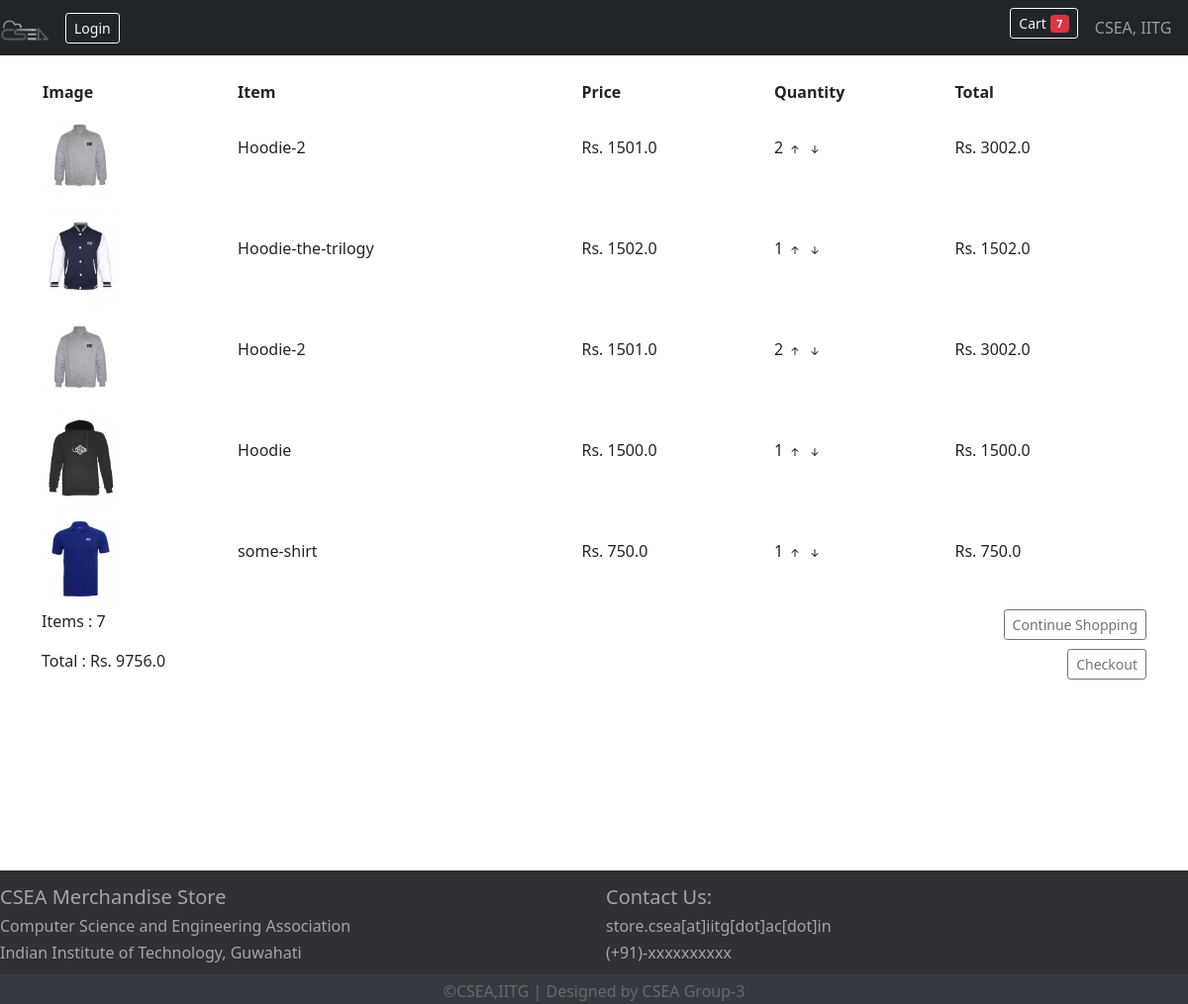
The app's page /cart/ (signed in) with its own data.
### store/models.py (models this page shows, shortened)
class Order(models.Model):
    customer = models.ForeignKey(Customer, on_delete = models.SET_NULL, null = True, blank = True)
    date_ordered =  models.DateTimeField(auto_now_add = True)
    complete = models.BooleanField(default = False)
    transaction_id = models.CharField(max_length = 100, null=True)
    @property
    def get_cart_total(self):
        orderitems = self.orderitem_set.all()
        total = sum([item.get_total for item in orderitems])
        return total
    @property
    def get_cart_items(self):
        orderitems = self.orderitem_set.all()
        total = sum([item.quantity for item in orderitems])
        return total

class OrderItem(models.Model):
    product = models.ForeignKey(Product, on_delete = models.SET_NULL, null=True)
    order = models.ForeignKey(Order, on_delete = models.SET_NULL, null=True)
    quantity = models.IntegerField(default=0, null=True, blank = True)
    date_added = models.DateTimeField(auto_now_add = True)
    @property
    def get_total(self):
        total = self.quantity*self.product.price
        return total

class Product(models.Model):
    name = models.CharField(max_length = 200)
    price = models.FloatField()
    digital = models.BooleanField(default = False, null = True, blank = True)
    image = models.ImageField(blank=True)

### store/views.py (the view)
# urls.py: path('cart/', views.cart, name="cart"),
def cart(request):
	if request.user.is_authenticated:
		customer = request.user.customer
		order, created = Order.objects.get_or_create(customer = customer, complete = False)
		items = order.orderitem_set.all()
	else:
		items = []
		order = {'get_cart_total':0, 'get_cart_items':0}
	context = {'items':items, 'order':order}
	return render(request, 'store/cart.html', context)

### store/templates/store/cart.html (shortened to what this page needs)
{% extends 'store/main.html' %}
{% load static %}
{% block content %}
    <div class="cart-row">
        <table style="width:100%">
                <tr>
                    <th>Image</th>
                    <th>Item</th>
                    <th>Price</th>
                    <th>Quantity</th>
                    <th>Total</th>
                </tr>
                {% for item in items %}
                <tr>
                    <td><img class="row-image" src="{{item.product.image.url}}"></td>
                    <td><p>{{item.product.name}}</p></td>
                    <td><p>Rs. {{item.product.price}}</p></td>
                    <td><p>
                    {{item.quantity}}
                        <svg xmlns="http://www.w3.org/2000/svg" width="16" height="16" fill="currentColor" class="bi bi-arrow-up-short" viewBox="0 0 16 16">
                            <path fill-rule="evenodd" d="M8 12a.5.5 0 0 0 .5-.5V5.707l2.146 2.147a.5.5 0 0 0 .708-.708l-3-3a.5.5 0 0 0-.708 0l-3 3a.5.5 0 1 0 .708.708L7.5 5.707V11.5a.5.5 0 0 0 .5.5z"/>
                        </svg>
                        <svg xmlns="http://www.w3.org/2000/svg" width="16" height="16" fill="currentColor" class="bi bi-arrow-down-short" viewBox="0 0 16 16">
                            <path fill-rule="evenodd" d="M8 4a.5.5 0 0 1 .5.5v5.793l2.146-2.147a.5.5 0 0 1 .708.708l-3 3a.5.5 0 0 1-.708 0l-3-3a.5.5 0 1 1 .708-.708L7.5 10.293V4.5A.5.5 0 0 1 8 4z"/>
                        </svg>
                    </p></td>
                    <td><p>Rs. {{item.get_total}}</p></td>
                </tr>
                {% endfor %}
        </table>
    </div>
    <div class="row">
        <div class="col-lg-12">
            <a href="{% url 'store' %}"><button  class="btn btn-outline-secondary btn-sm" style="float:right">Continue Shopping</button></a>
            <p style="float:left">Items : {{order.get_cart_items}}</p>
            <p style="float:left">Total : Rs. {{order.get_cart_total}}</p>
            <a href="{% url 'checkout' %}"><button  class="btn btn-outline-secondary btn-sm" style="float:right">Checkout</button></a>
        </div>
    </div>
{% endblock content %}

### store/templates/store/main.html (shortened to what this page needs)
<!DOCTYPE html>
{% load static %}
<html>
    <head> <link rel="icon">
        <link rel="stylesheet" type="text/css" href="{% static 'css/main.css' %}">
        <link href="https://cdn.jsdelivr.net/npm/bootstrap@5.0.0-beta1/dist/css/bootstrap.min.css" rel="stylesheet">
    </head>
<body>
    <nav class="navbar navbar-expand-lg navbar-dark bg-dark">
        <a class="navbar-brand" href="{% url 'store' %}">
            <img src="{% static 'images/csealogo.png' %}" width="50">
        </a>
        <ul class="navbar-nav ml-auto">
            <li class="nav-item">
                <a href="#" class="btn btn-outline-light btn-sm">
                    Login
                </a>
            </li>
        </ul>
        <ul class="navbar-nav ms-auto">
            <li class="nav-item mb-auto">
                <a href="{% url 'cart' %}">
                    <button type="button" class="btn btn-outline-light btn-sm">
                        Cart <span class="badge bg-danger">{{order.get_cart_items}}</span>
                      </button>
                </a>
            </li>
            <li class="navbar-text">
                &nbsp; &nbsp; CSEA, IITG &nbsp; &nbsp;
            </li>
        </ul>
    </nav>
<div class="container">
    <br>
    {% block content %}
    {% endblock content %}
</div>
<br>
<div class="footer" >
    <div class="row">
            <div class="col-lg-6">
                <h5>CSEA Merchandise Store</h5>
                <h6>Computer Science and Engineering Association</h6>
                <h6>Indian Institute of Technology, Guwahati</h6>
            </div>
            <div class="col-lg-6" >
                <h5>Contact Us:</h5>
                <h6>store.csea[at]iitg[dot]ac[dot]in</h6>
                <h6>(+91)-xxxxxxxxxx</h6>
            </div>
    </div>
    <div class="footer-bottom">
        &copy;CSEA,IITG | Designed by CSEA Group-3
    </div>
</div>
</body>
</html>

### static/css/main.css (style rules this page uses)
html, body { height: 100%; }
.container { min-height: 100%; }
.bg-dark { background-color: #303036; }
.row-image { width: auto; height: 100px; }
table { border-spacing: 50px 10px; }
.footer { background: #303036; color: #a5a5a5; height: 135px; position: relative; padding-top:15px; padding-bottom:5px; width: 100%; }
.footer .footer-bottom { background: #343a40; color: #686868; height: 30px; text-align: center; position: absolute; bottom: 0px; padding-top:5px; padding-bottom:5px; width: 100%; }

### records on screen
Order: get_cart_items "7", get_cart_total "9756.0"
OrderItem: product.image (picture), product.name "Hoodie-2", product.price "1501.0", quantity "2", get_total "3002.0"
OrderItem: product.image (picture), product.name "Hoodie-the-trilogy", product.price "1502.0", quantity "1", get_total "1502.0"
OrderItem: product.image (picture), product.name "Hoodie-2", product.price "1501.0", quantity "2", get_total "3002.0"
OrderItem: product.image (picture), product.name "Hoodie", product.price "1500.0", quantity "1", get_total "1500.0"
OrderItem: product.image (picture), product.name "some-shirt", product.price "750.0", quantity "1", get_total "750.0"
